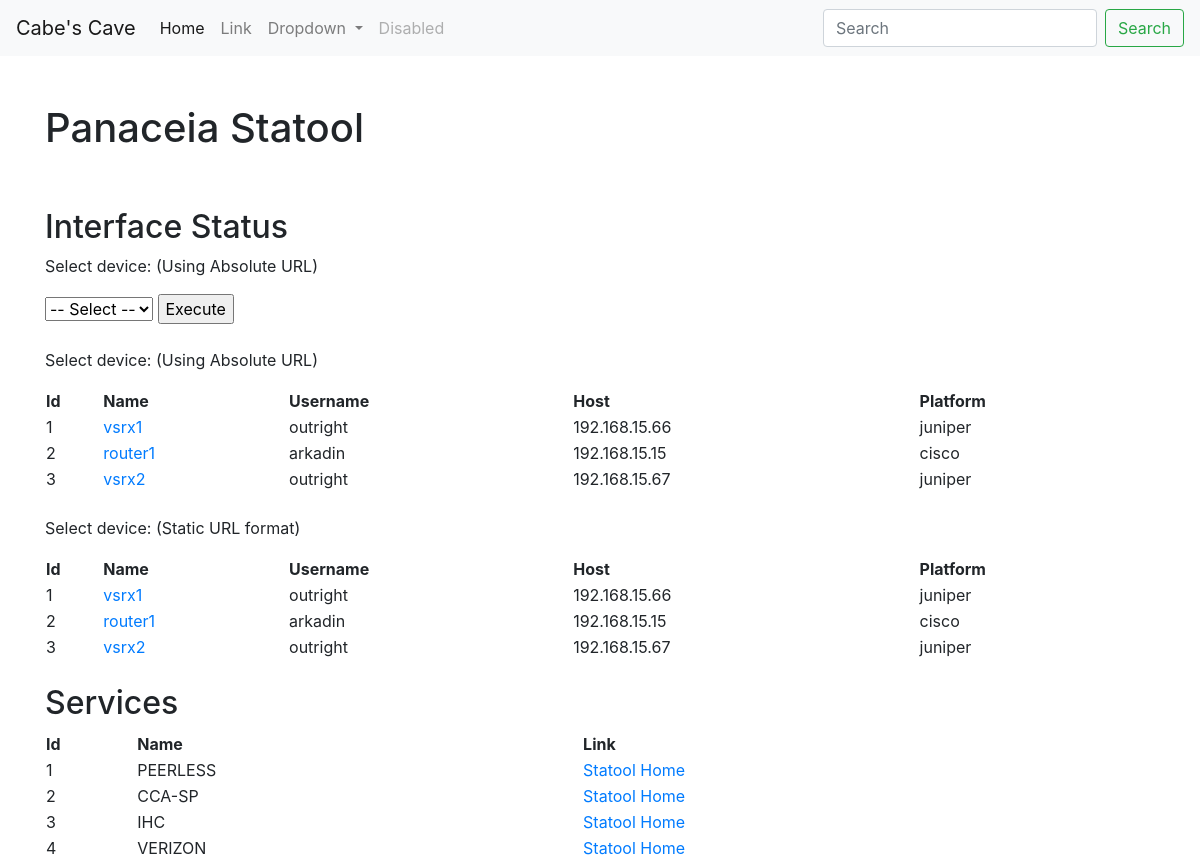
The app's page /statool/, older data.
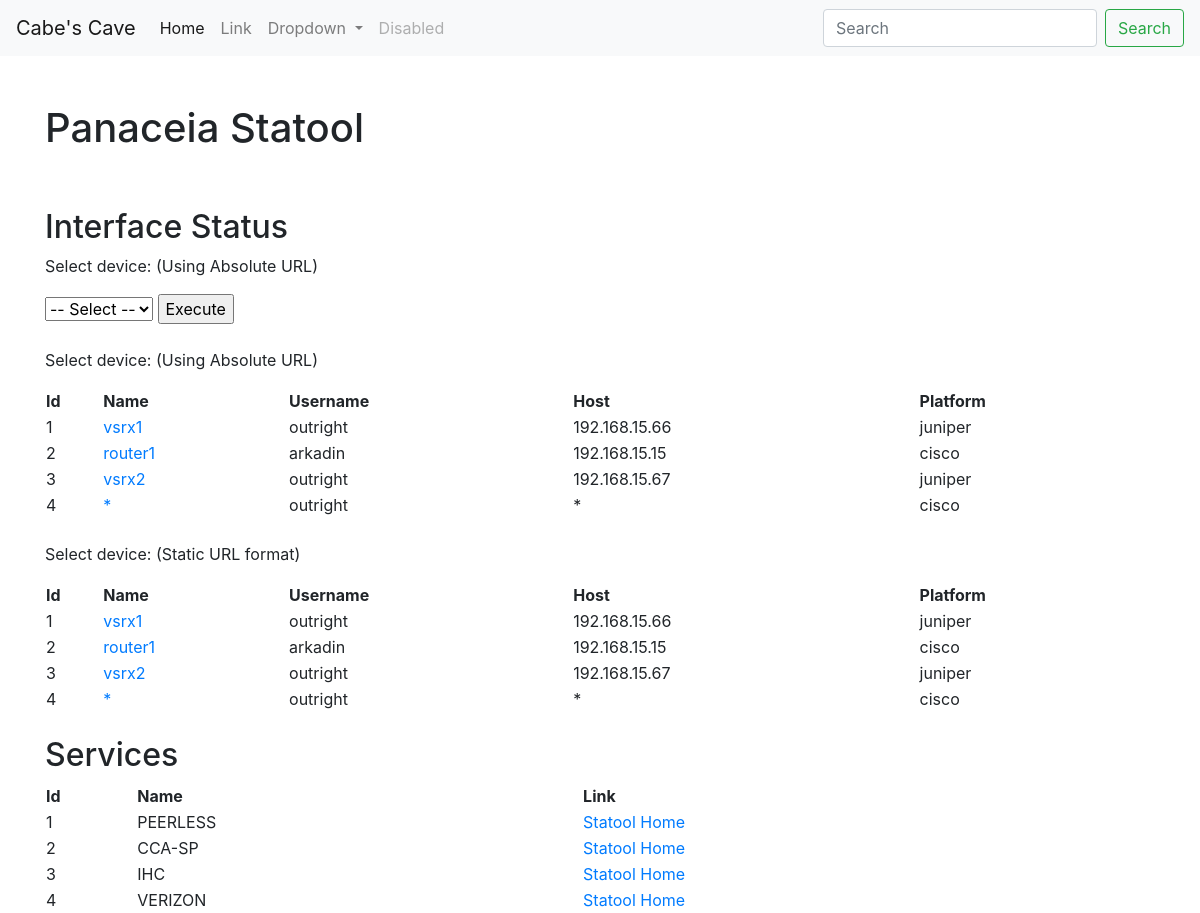
The same page, newer data.
### statool/models.py (models this page shows, shortened)
class Device(models.Model):
    name = models.CharField(max_length=100)
    host = models.CharField(max_length=70, default='000000')
    username = models.CharField(max_length=100)
    password = models.CharField(max_length=70)
    device_type = models.CharField(
        max_length=30, default='000000',
        choices=(('router', 'Router'), ('switch', 'Switch'), ('firewall', 'Firewall'))
    )
    platform = models.CharField(
        max_length=30, default='Firewall',
        choices=(('cisco', 'ios'), ('juniper', 'junos'))
    )
    def get_absolute_url(self):
        return f"devices/{self.id}"

class Service(models.Model):
    name = models.CharField(max_length=100)
    devices = models.ForeignKey(Device, null=True, blank=True, on_delete= models.SET_NULL)

### statool/views.py (the view)
# urls.py: path('', include('statool.urls')),
def statool(request: HttpRequest) -> HttpResponse:
    devices = Device.objects.all()
    services = Service.objects.all()
    context = {
        'title' : 'Panaceia Statool',
        'owner' : 'Cabe',
        'devices' : devices,    #This is directly used in base.html (in FOR loops) to call/print devices
        'services' : services
    }
    return render(request, 'statool.html', context)

### statool/templates/statool.html (shortened to what this page needs)
<!DOCTYPE html>
<html lang="en">
<head>
    <link rel="stylesheet" href="https://stackpath.bootstrapcdn.com/bootstrap/4.3.1/css/bootstrap.min.css"
>
</head>
<body>
    {% extends 'topbarmenu.html' %}
    {% block content %}
    <div class="container">
        <br>
        <br>
        <h1>{{ title }}</h1>
        <br>
        <br>
        <h2>Interface Status</h2>
        <p>Select device: (Using Absolute URL)</p>
        <form>
            <select name="device_id" id="device_id">
                <option disabled="true" selected>-- Select --</option>
            </select>
            <input type="button" value="Execute" onClick="window.open(device_id.value,'newtab'+device_id.value)">
        </form>
        <p>Select device: (Using Absolute URL)</p>
        <table style="width:100%">
            <tr>
                <th>Id</th>
                <th>Name</th>
                <th>Username</th>
                <th>Host</th>
                <th>Platform</th>
            </tr>
            {% for devi in devices %}
            <tr>
                <td>{{ devi.id }}</td>
                <td><a href="{{ devi.get_absolute_url }}">{{ devi.name }}</a></td>
                <td>{{ devi.username }}</td>
                <td>{{ devi.host }}</td>
                <td>{{ devi.platform  }}</td>
            </tr>
            {% endfor %}
        </table>
        <p>Select device: (Static URL format)</p>
        <table style="width:100%">
            <tr>
                <th>Id</th>
                <th>Name</th>
                <th>Username</th>
                <th>Host</th>
                <th>Platform</th>
            </tr>
            {% for device in devices %}
            <tr>
                <td>{{ device.id }}</td>
                <td><a href="{% url 'device' device.id %}">{{ device.name }}</a></td>
                <td>{{ device.username }}</td>
                <td>{{ device.host }}</td>
                <td>{{ device.platform  }}</td>
            </tr>
            {% endfor %}
        </table>
        <h2>Services</h2>
        <table style="width:100%">
            <tr>
                <th>Id</th>
                <th>Name</th>
                <th>Link</th>
            </tr>
            {% for service in services %}
            <tr>
                <td>{{ service.id }}</td>
                <td><a href="{% url 'service' service.id %}"></a>{{ service.name }}</a></td>
                <td><a href="{% url 'statool-home' %}">Statool Home</a></td>
            </tr>
            {% endfor %}
        </table>
    </div>
    {% endblock %}

### statool/templates/topbarmenu.html (shortened to what this page needs)
    <nav class="navbar navbar-expand-lg navbar-light bg-light">
        <a class="navbar-brand" href="#">Cabe's Cave</a>
        <div class="collapse navbar-collapse" id="navbarSupportedContent">
        <ul class="navbar-nav mr-auto">
            <li class="nav-item active">
            <a class="nav-link" href="#">Home <span class="sr-only">(current)</span></a>
            </li>
            <li class="nav-item">
            <a class="nav-link" href="#">Link</a>
            </li>
            <li class="nav-item dropdown">
            <a class="nav-link dropdown-toggle" href="#" id="navbarDropdown" role="button" data-toggle="dropdown" aria-haspopup="true" aria-expanded="false">
                Dropdown
            </a>
            </li>
            <li class="nav-item">
            <a class="nav-link disabled" href="#" tabindex="-1" aria-disabled="true">Disabled</a>
            </li>
        </ul>
        <form class="form-inline my-2 my-lg-0">
            <input class="form-control mr-sm-2" type="search" placeholder="Search" aria-label="Search">
            <button class="btn btn-outline-success my-2 my-sm-0" type="submit">Search</button>
        </form>
        </div>
    </nav>
{% block content %}
{% endblock %}

Row changes from the older to the newer data that the page shows:
added Device: id "4", name "*", username "outright", host "*", platform "cisco"
